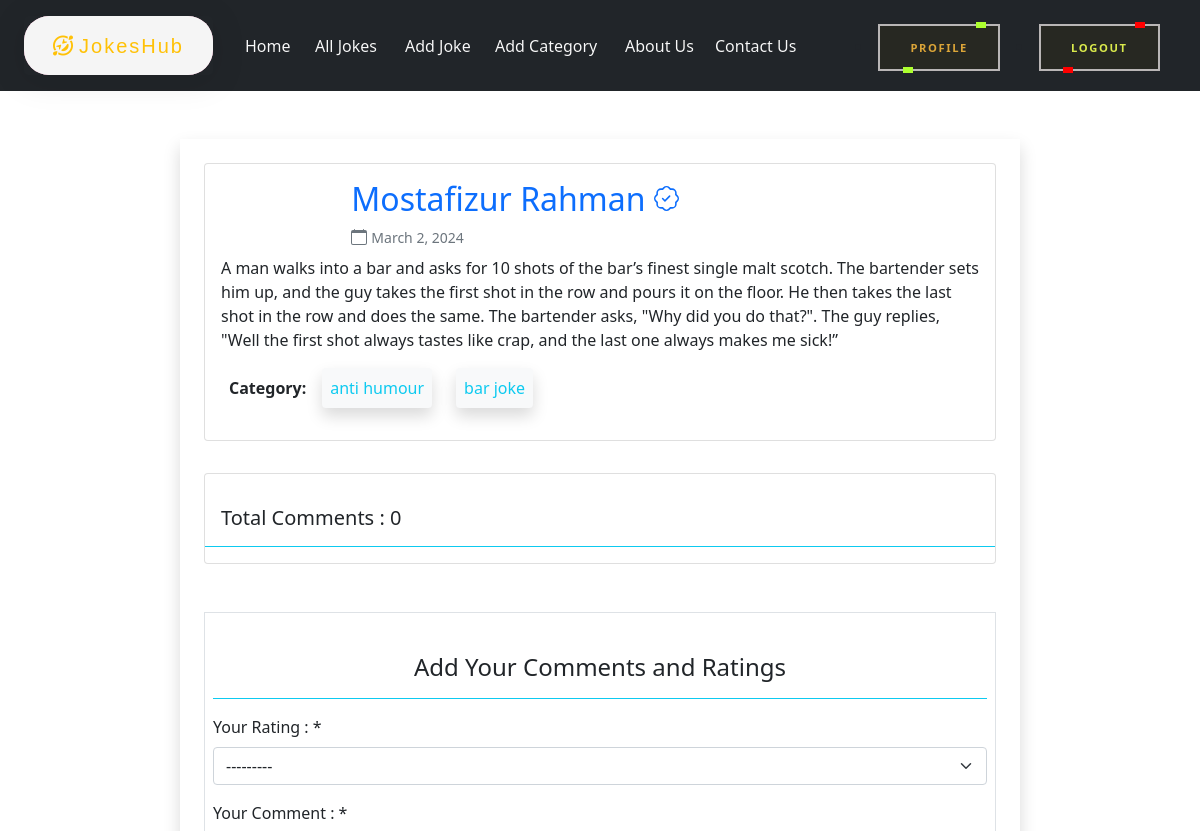
/jokes/details/5 (signed in, upper part), run on an earlier commit of the app's database.
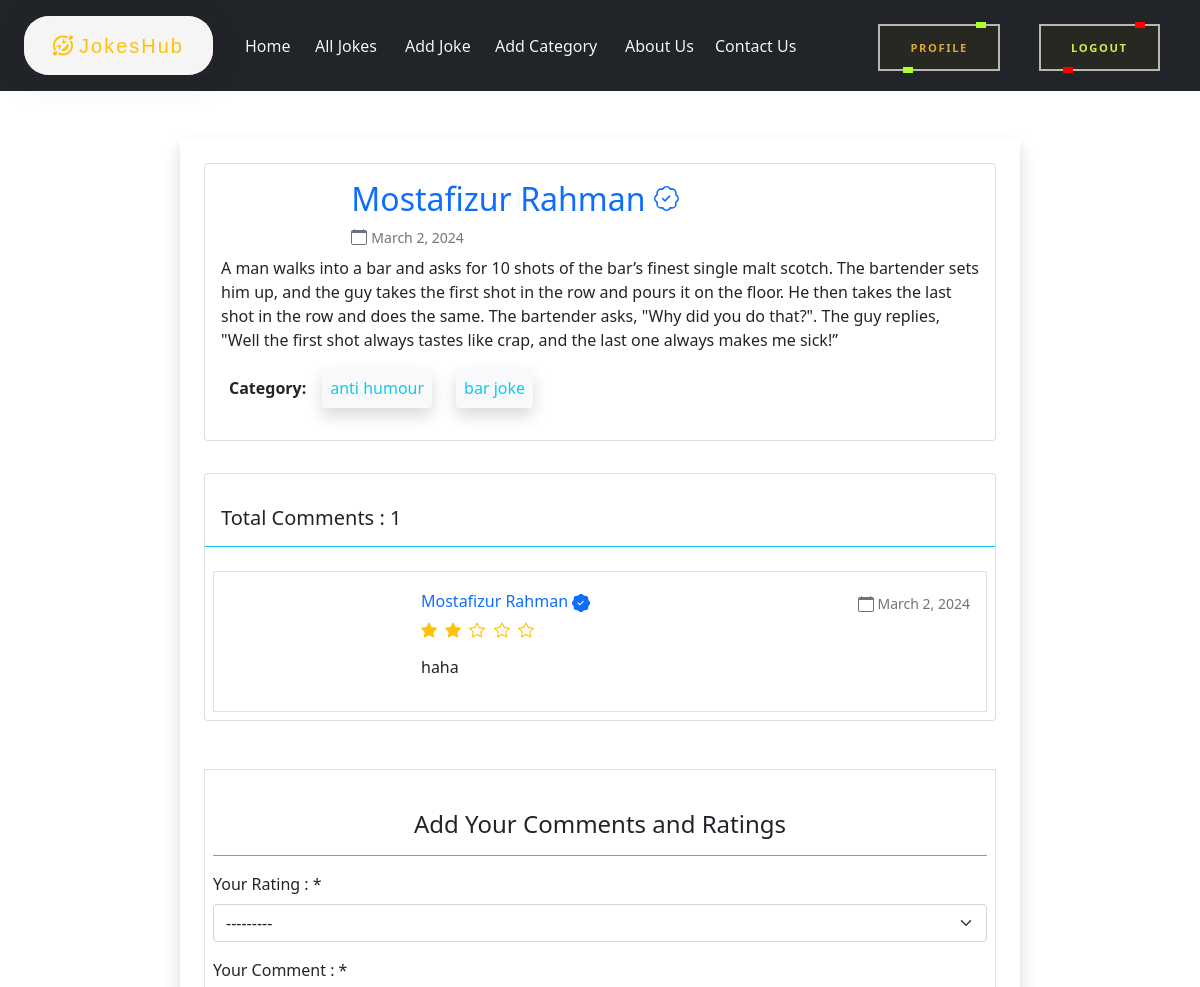
And on a later commit of the database.
### jokes/models.py (models this page shows, shortened)
class Category(models.Model):
    name = models.CharField(max_length=20)
    slug = models.SlugField(max_length=20,unique=True, null=True, blank=True)

class Joke(models.Model):
    description = models.TextField()
    like = models.IntegerField(default=0)
    owner = models.ForeignKey(User, on_delete=models.CASCADE)
    created_on = models.DateField(auto_now_add=True, null=True, blank=True)
    categories = models.ManyToManyField(Category, related_name="categories")
    shared_condition = models.BooleanField(default=False)
    shared_jokes = models.ForeignKey(User, on_delete = models.CASCADE, blank = True, null = True, related_name = 'shared')

class Comment(models.Model):
    RATING_CHOICES = [
        (1, '1'),
        (2, '2'),
        (3, '3'),
        (4, '4'),
        (5, '5'),
    ]
    joke = models.ForeignKey(Joke, on_delete=models.CASCADE, related_name='comments')
    name = models.CharField(max_length=50)
    email = models.EmailField()
    rating = models.IntegerField(verbose_name="Your Rating : ",
        choices=RATING_CHOICES,
        validators=[MinValueValidator(1), MaxValueValidator(5)]
    )
    body = models.TextField(verbose_name="Your Comment : ")
    created_on = models.DateTimeField(auto_now_add=True) # jkhn e ei class er object toiri hobe sei time ta rekhe dibe

### jokes/views.py (the view, shortened to what this page needs)
# urls.py: path('details/<int:pk>', views.JokeDetailView.as_view(), name='joke_detail'),
@method_decorator(login_required, name='dispatch')
class JokeDetailView(DetailView):
    model = Joke
    template_name = 'joke_detail.html'
    pk_url_kwarg = 'pk'
    def get_context_data(self, **kwargs):
        context = super().get_context_data(**kwargs)
        joke = self.object
        comments = joke.comments.all()
        comment_form = forms.CommentForm()
        context['comments'] = comments
        context['comment_form'] = comment_form
        return context

### jokes/forms.py
class CommentForm(forms.ModelForm):
    class Meta:
        model = Comment
        fields = ['rating','body']

### jokes/templates/joke_detail.html (shortened to what this page needs)
{% extends 'base.html' %}
{% load crispy_forms_tags %}
{% block content %}
<div style="width:70%" class="container my-5 py-4 shadow">
    <div class="card mx-auto shdaow mb-3 p-3">
      <div class="row mb-2 d-flex align-items-center">
        <div class="col-md-10">
          <h2 class="text-primary me-3">{{ joke.owner.first_name }} {{ joke.owner.last_name }} </h2>
          <div class="d-flex align-items-center">
            <small class="ms-1 text-muted">{{ joke.created_on }}</small>
          </div>
        </div>
      </div>
      <p class="card-text">{{ joke.description }}</p>
      <div class="d-flex mb-3">
        <strong class="me-2 p-2">Category:</strong>
        {% for category in joke.categories.all %}
          <a class="me-4 p-2 shadow rounded bg-light text-decoration-none text-info">{{ category.name }}</a>
        {% endfor %}
      </div>
    </div>
    <div class=" py-3 rounded">
        <div class="card">
          <h5 class="p-3 my-3 border-bottom border-info">Total Comments : {{ comments|length }}</h5>
          {% for comment in comments %}
            <div class="card-body border m-2">
              <div class="row mb-2 d-flex align-items-center">
                <div class="col-md-9">
                  <div class="d-flex justify-content-between ">
                    <div class="d-flex">
                      <h6 class="text-primary me-3 mt-1">{{ comment.name }}  </h6>
                    </div>
                    <div class="d-flex align-items-center">
                      <small class="ms-1 text-muted">{{ joke.created_on }}</small>
                    </div>
                  </div>
                  <h6 class="mb-3 ">
                  </h6>
                  <p class="my-2">{{ comment.body }}</p>
                </div>
              </div>
            </div>
          {% endfor %}
        </div>
        <div class="mt-5">
          <div class="mx-auto border p-2">
            <form method="post">
              <h4 class="p-3 my-3 border-bottom border-info text-center">Add Your Comments and Ratings</h4>
              {{ comment_form | crispy }}
            </form>
          </div>
        </div>
      </div>
</div>
{% endblock %}

What changed in the data, as far as the page shows it:
added Comment: name "Mostafizur Rahman", {{ joke.created_on }} "March 2, 2024", rating 2 (drawn), body "haha"
Also different on the page:
{{ comments|length }}: "0" → "1"
